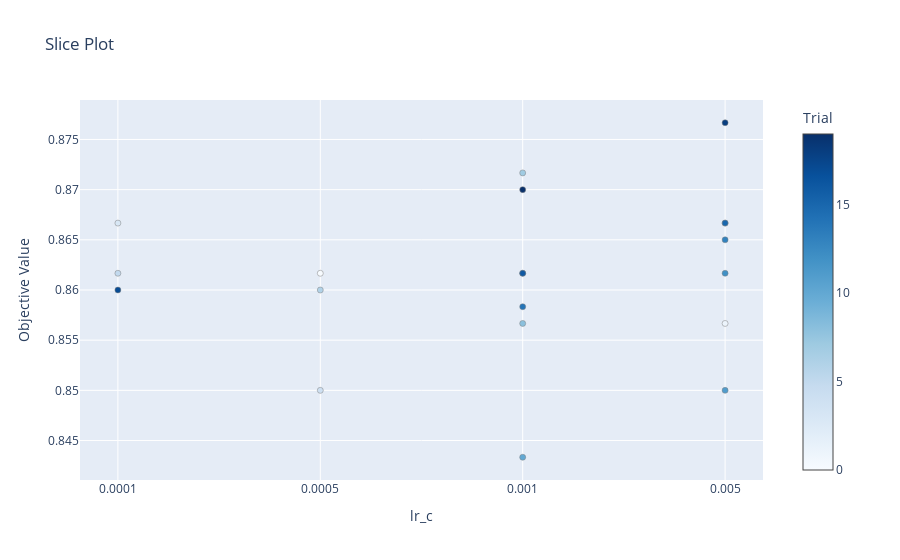

The notebook cell this image was saved under:
### Code cell
optuna.visualization.plot_slice(study)

### Figure 1 — Plotly figure (JSON) as saved in the notebook; plotly's stock layout.template omitted (floating-point values rounded to 4 significant figures)
{"data": [{"marker": {"color": [0, 1, 2, 3, 4, 5, 6, 7, 8, 9, 10, 11, 12, 13, 14, 15, 16, 17, 18, 19], "colorbar": {"title": {"text": "Trial"}, "x": 1, "xpad": 40}, "colorscale": [[0, "rgb(247,251,255)"], [0.125, "rgb(222,235,247)"], [0.25, "rgb(198,219,239)"], [0.375, "rgb(158,202,225)"], [0.5, "rgb(107,174,214)"], [0.625, "rgb(66,146,198)"], [0.75, "rgb(33,113,181)"], [0.875, "rgb(8,81,156)"], [1, "rgb(8,48,107)"]], "line": {"color": "Grey", "width": 0.5}}, "mode": "markers", "name": "Feasible Trial", "showlegend": false, "type": "scatter", "x": [0.0005, 0.005, 0.005, 0.0001, 0.0005, 0.0001, 0.0005, 0.001, 0.001, 0.001, 0.001, 0.005, 0.005, 0.005, 0.001, 0.005, 0.001, 0.0001, 0.005, 0.001], "y": [0.8617, 0.8567, 0.8667, 0.8667, 0.85, 0.8617, 0.86, 0.8717, 0.8567, 0.8617, 0.8433, 0.85, 0.8617, 0.865, 0.8583, 0.8667, 0.8617, 0.86, 0.8767, 0.87]}], "layout": {"title": {"text": "Slice Plot"}, "xaxis": {"categoryarray": [0.0001, 0.0005, 0.001, 0.005], "categoryorder": "array", "title": {"text": "lr_c"}, "type": "category"}, "yaxis": {"title": {"text": "Objective Value"}}}}
